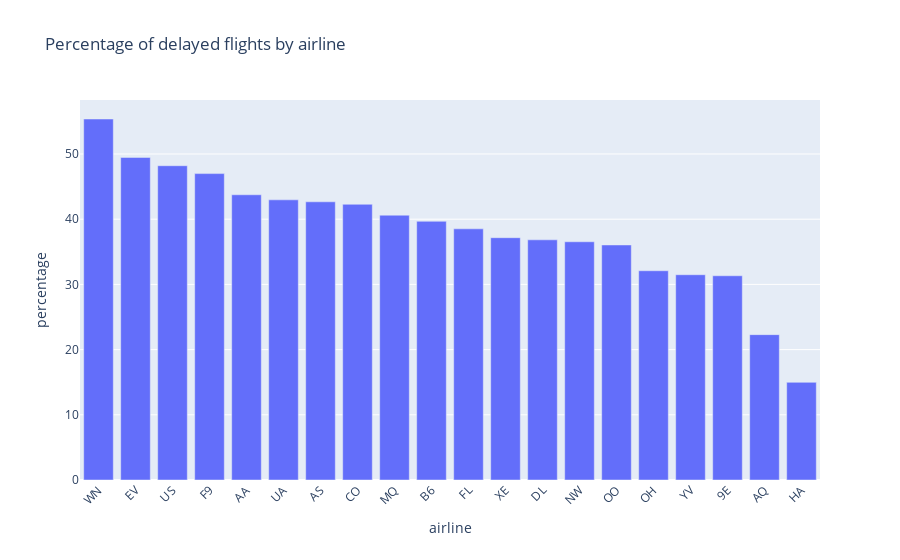

Write notebook code for a chart like this one.
### Code cell
# Interactive plot
df = delayByCarrier.reset_index()
df.columns = ["airline", "percentage"]

# plot a bar chart using plotly
fig = px.bar(df, x="airline", y="percentage",
             title="Percentage of delayed flights by airline")
fig.update_layout(xaxis_tickangle=-45)
fig.show()

### Figure 1 — Plotly figure (JSON) as saved in the notebook; plotly's stock layout.template omitted (floating-point values rounded to 4 significant figures)
{"data": [{"alignmentgroup": "True", "hovertemplate": "airline=%{x}<br>percentage=%{y}<extra></extra>", "legendgroup": "", "marker": {"color": "#636efa", "pattern": {"shape": ""}}, "name": "", "offsetgroup": "", "orientation": "v", "showlegend": false, "textposition": "auto", "type": "bar", "x": ["WN", "EV", "US", "F9", "AA", "UA", "AS", "CO", "MQ", "B6", "FL", "XE", "DL", "NW", "OO", "OH", "YV", "9E", "AQ", "HA"], "xaxis": "x", "y": [55.37, 49.48, 48.2, 46.99, 43.75, 42.97, 42.67, 42.29, 40.61, 39.68, 38.52, 37.16, 36.84, 36.54, 36.05, 32.09, 31.48, 31.32, 22.29, 14.98], "yaxis": "y"}], "layout": {"barmode": "relative", "legend": {"tracegroupgap": 0}, "title": {"text": "Percentage of delayed flights by airline"}, "xaxis": {"anchor": "y", "domain": [0, 1], "tickangle": -45, "title": {"text": "airline"}}, "yaxis": {"anchor": "x", "domain": [0, 1], "title": {"text": "percentage"}}}}
